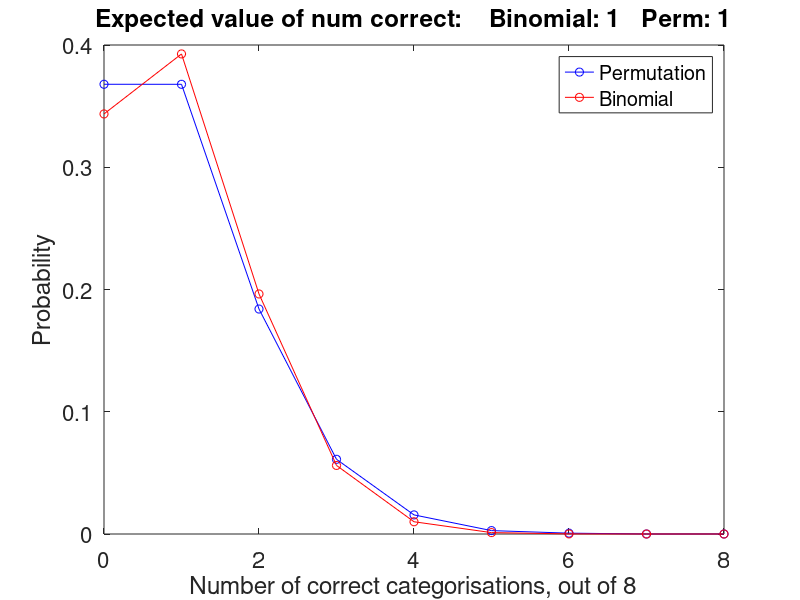

The MATLAB script that drew this image:
% Code to run control analyses described in the
% Supplementary Information accompanying the paper
% "What makes different people's representations alike:
%  neural similarity-space solves the problem of across-subject fMRI decoding"
%  by Raizada & Connolly.
% This code was written by Rajeev Raizada, March 2011.

num_categories = 8;

all_possible_perms = perms(1:num_categories); 
num_perms = factorial(num_categories);

perm_num_correct_rec = zeros(1,num_perms);
%%% Calculate the distribution of correct answers for perms
for perm_num = 1:num_perms,  
   this_perm = all_possible_perms(perm_num,:);
   num_correct = sum(this_perm==[1:num_categories]);
   perm_num_correct_rec(perm_num) = num_correct;   
end;

perm_distribution = hist(perm_num_correct_rec,[0:num_categories]);
perm_p_values = perm_distribution / sum(perm_distribution);

%%% Calculate the distribution of correct answers for binomial
binomial_p_values = zeros(1,num_categories+1);
p = 1/num_categories;  % Chance of getting one right
q = 1-p;               % Change of getting one wrong

num_correct_vec = [0:num_categories];

for num_to_get_right = num_correct_vec,
   num_to_get_wrong = num_categories - num_to_get_right;
   binomial_p_values(num_to_get_right+1) = ...
      nchoosek(num_categories,num_to_get_right) * p^num_to_get_right * q^num_to_get_wrong;
end;

figure(1);
clf;
h_perm = plot(num_correct_vec,perm_p_values,'bo-');
hold on;
h_binom = plot(num_correct_vec,binomial_p_values,'ro-');
set(gca,'FontSize',16);
legend([h_perm h_binom],'Permutation','Binomial');
xlabel('Number of correct categorisations, out of 8');
ylabel('Probability');

binomial_expected_value_correct = sum(num_correct_vec.*binomial_p_values);
perm_expected_value_correct = sum(num_correct_vec.*perm_p_values);
title(['Expected value of num correct: ' ...
       '   Binomial: ' num2str(binomial_expected_value_correct,3) ...
       '   Perm: ' num2str(perm_expected_value_correct,3) ]);

%%%% Calculate how many right answers you need for the
%%%% p-val of getting that many correct to be p < 0.05
perm_critical_index = min(find(cumsum(perm_p_values) > 0.95 ));
perm_critical_value = num_correct_vec(perm_critical_index);

binomial_critical_index = min(find(cumsum(binomial_p_values) > 0.95 ));
binomial_critical_value = num_correct_vec(binomial_critical_index);

disp(['Perm distribution p < 0.05 critical value num-correct: ' ...
      num2str(perm_critical_value) ' out of ' num2str(num_categories) ]);
disp(['Binomial distribution p < 0.05 critical value num-correct: ' ...
      num2str(binomial_critical_value) ' out of ' num2str(num_categories) ]);
   
   

